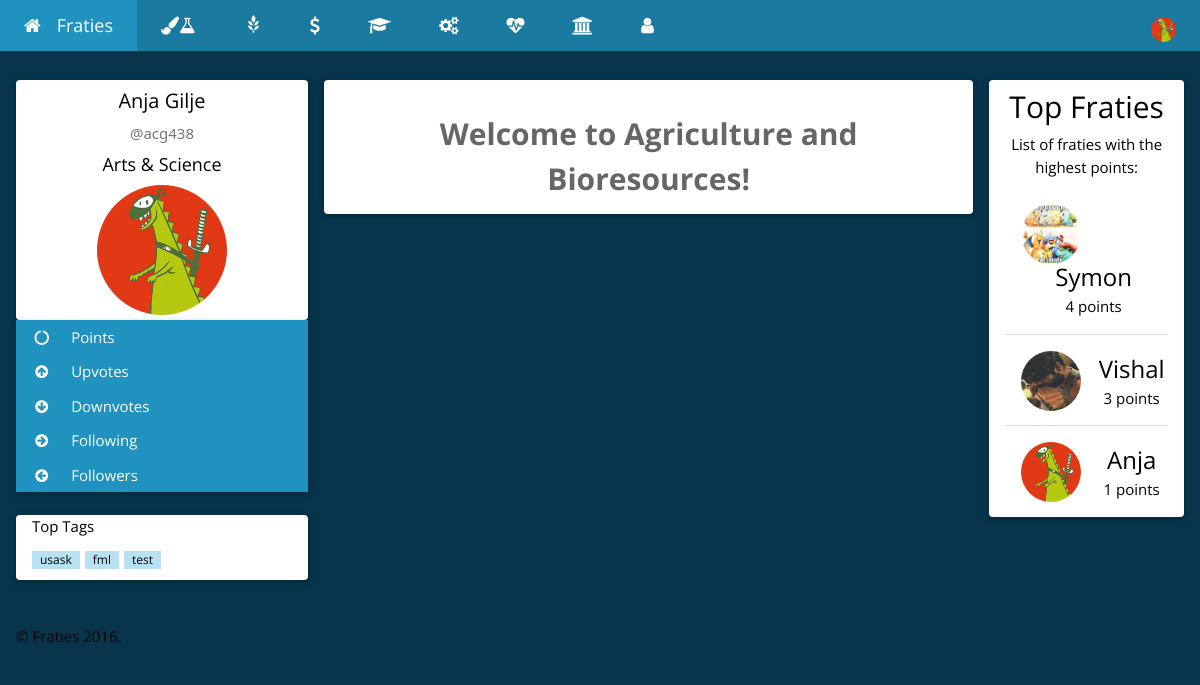
The page /Agriculture.php (signed in) on the database as committed earlier.
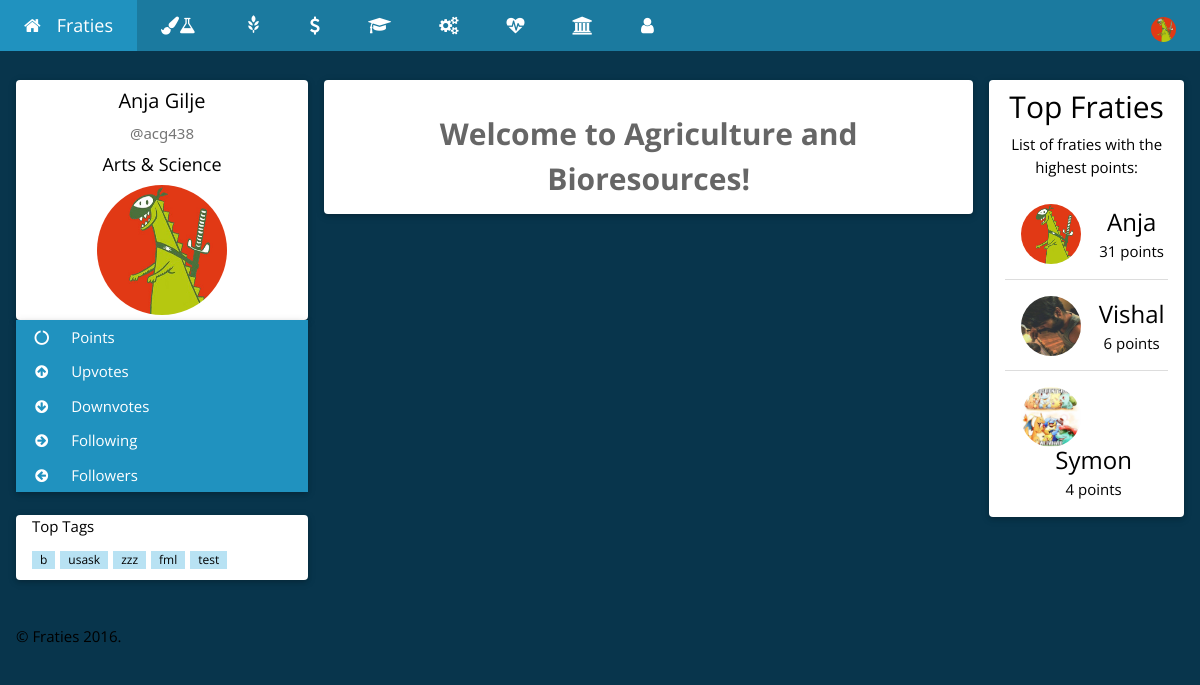
The same page on the database as committed later.
### tables this page shows
CREATE TABLE `users` (
  `userID` int(254) UNSIGNED NOT NULL,
  `userNSID` varchar(100) NOT NULL,
  `userPassword` varchar(100) NOT NULL,
  `userFirstName` varchar(500) NOT NULL,
  `userLastName` varchar(500) NOT NULL,
  `userCollege` varchar(500) NOT NULL,
  `userImagePath` varchar(1000) NOT NULL,
  `userPoints` int(254) NOT NULL DEFAULT '0',
  `userUpvotes` int(254) NOT NULL DEFAULT '0',
  `userDownvotes` int(254) NOT NULL DEFAULT '0',
  `userActive` tinyint(1) NOT NULL DEFAULT '0',
  `userFollowers` int(11) NOT NULL DEFAULT '0',
  `userFollowing` int(10) UNSIGNED NOT NULL DEFAULT '0'
);

### Login/Controller/userClass.php (called while the page is built, shortened)
<?php
    function displayUserDB(){
        $connection = connect();
        $query = "SELECT * ";
        $query .= "FROM `users` ";
        $query .= "ORDER BY userPoints DESC LIMIT 10";
        $result = mysqli_query($connection, $query);
        if (mysqli_num_rows($result) > 0) {
            return $result;
        } else {
            return false;
        }
    }
    function getFirstName($nsid){
        $connection = connect();
        $nsid = mysqli_real_escape_string($connection, $nsid);
        $query = "SELECT * ";
        $query .= "FROM `users` ";
        $query .= "WHERE `userNSID` = '$nsid' ";
        $result = mysqli_query($connection, $query);
        if (mysqli_num_rows($result) == 1) {
            while($row = mysqli_fetch_assoc($result)) {
                return $row["userFirstName"];
            }
        } else if(mysqli_num_rows($result) > 1){
            return false;
        } else {
            return false;
        }
    }
    function getLastName($nsid){
        $connection = connect();
        $nsid = mysqli_real_escape_string($connection, $nsid);
        $query = "SELECT * ";
        $query .= "FROM `users` ";
        $query .= "WHERE `userNSID` = '$nsid' ";
        $result = mysqli_query($connection, $query);
        if (mysqli_num_rows($result) == 1) {
            while($row = mysqli_fetch_assoc($result)) {
                return $row["userLastName"];
            }
        } else if(mysqli_num_rows($result) > 1){
            return false;
        } else {
            return false;
        }
    }
    function getImagePath($nsid){
        $connection = connect();
        $nsid = mysqli_real_escape_string($connection, $nsid);
        $query = "SELECT * ";
        $query .= "FROM `users` ";
        $query .= "WHERE `userNSID` = '$nsid' ";
        $result = mysqli_query($connection, $query);
        if (mysqli_num_rows($result) == 1) {
            while($row = mysqli_fetch_assoc($result)) {
                return $row["userImagePath"];
            }
        } else if(mysqli_num_rows($result) > 1){
            return false;
        } else {
            return false;
        }
    }
    function getCollege($nsid){
        $connection = connect();
        $nsid = mysqli_real_escape_string($connection, $nsid);
        $query = "SELECT * ";
        $query .= "FROM `users` ";
        $query .= "WHERE `userNSID` = '$nsid' ";
        $result = mysqli_query($connection, $query);
        if (mysqli_num_rows($result) == 1) {
            while($row = mysqli_fetch_assoc($result)) {
                return $row["userCollege"];
            }
        } else if(mysqli_num_rows($result) > 1){
            return false;
        } else {
            return false;
        }
    }
?>

### Agriculture.php (the view, shortened to what the changed rows need)
<?php
    require_once 'Login/Controller/userClass.php';
    require_once 'Post/Controller/postClass.php';
    require_once 'Post/Controller/postTag.php';
    $NSID = $_SESSION["userNSID"];
    if(getUserActiveStatus($NSID)==1){
        $FirstName = getFirstName($NSID);
        $LastName = getLastName($NSID);
        $ImagePath = getImagePath($NSID);
        $College = getCollege($NSID);
    } else {
        header('Location: index.php');
        exit;
    }
?>
<!DOCTYPE html>
<html>
<head>
   <link rel="stylesheet" href="https://maxcdn.bootstrapcdn.com/bootstrap/3.3.7/css/bootstrap.min.css">
    <link rel="stylesheet" href="CSS/homeTheme.css">
    <link rel="stylesheet" href="https://cdnjs.cloudflare.com/ajax/libs/font-awesome/4.6.3/css/font-awesome.min.css">
</head>
<body class="w3-theme-l5">
<div class="w3-top">
 <ul class="w3-navbar w3-theme-d5 w3-left-align w3-large">
  <li class="w3-dropdown-hover w3-hide-small w3-right">
      <div class="w3-padding-large w3-hover-white" title="My Account">
          <img src='<?php echo $ImagePath; ?>' class="w3-circle" style="height:25px;width:25px" alt="Avatar">
      </div>
  </li>
 </ul>
</div>
<div class="w3-container w3-content" style="max-width:1400px;margin-top:80px">
  <div class="w3-row">
    <div class="w3-col m3">
      <div class="w3-card-2 w3-round w3-white">
        <div class="w3-container">
         <h4 class="w3-center"><?php echo $FirstName." ".$LastName; ?></h4>
         <p class="w3-center w3-text-grey w3-slim">@<?php echo $NSID; ?></p>
         <h5 class="w3-center"><?php echo $College; ?></h5>
         <p class="w3-center"><img src='<?php echo $ImagePath; ?>' class="w3-circle" style="height:130px;width:130px" alt="Avatar"></p>
        </div>
      </div>
      <br>
      <div class="w3-card-2 w3-round w3-white w3-hide-small">
        <div class="w3-container">
          <p>
            <?php echo getTopTags(); ?>
          </p>
        </div>
      </div>
      <br>
    </div>
    <div class="w3-col m2">
      <div class="w3-card-2 w3-round w3-white w3-center">
        <div class="w3-container">
          <h2>Top Fraties</h2>
          <ul class="w3-ul">
<?php
$leaders = displayUserDB();
while($row = mysqli_fetch_assoc($leaders)) {
    $imagePath = $row["userImagePath"];
    $points = $row["userPoints"];
    $name = $row["userFirstName"];
    $nsid = $row["userNSID"];
            echo "<li class='w3-padding-16'>";
              echo "<img src='{$imagePath}' class='w3-left w3-circle w3-margin-right' style='width:60px; height:60px;'>";
              echo "<span class='w3-xlarge'><a href='profile.php?nsid={$nsid}'>{$name}</a></span><br>";
              echo "<span>{$points} points</span>";
            echo "</li>";
}
?>
          </ul>
        </div>
      </div>
      <br>
    </div>
  </div>
</div>
<br>
</body>
</html>

### Post/Controller/postTag.php (shortened to what the changed rows need)
<?php
    function getTopTags() {
        $connection = connect();
        $query = "SELECT `tagText` ";
        $query .= "FROM `tags` ";
        $query .= "GROUP BY `tagText`";
        $query .= "ORDER BY COUNT(*) DESC LIMIT 10";
        $result = mysqli_query($connection, $query);
        if (mysqli_num_rows($result) > 0) {
            while($row = mysqli_fetch_assoc($result)) {
                $topTags .= '<span class="w3-tag w3-small w3-theme-l2" style="margin-right:5px;"><a href="tag.php?tag='.$row["tagText"].'">'.$row["tagText"].'</a></span>';
            }
            return $topTags;
        } else {
            return false;
        }
    }
?>

Rows that differ between the two databases and show on the page:
changed users "Anja": userPoints "1" → "31"; moves up the list
changed users "Vishal": userPoints "3" → "6"; moves down the list
Other text that changed with them:
new list line: "b"
new list line: "zzz"
